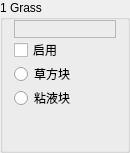
                 <widget class="QGroupBox" name="Base01">
                  <property name="sizePolicy">
                   <sizepolicy hsizetype="Fixed" vsizetype="Preferred">
                    <horstretch>0</horstretch>
                    <verstretch>0</verstretch>
                   </sizepolicy>
                  </property>
                  <property name="minimumSize">
                   <size>
                    <width>130</width>
                    <height>0</height>
                   </size>
                  </property>
                  <property name="maximumSize">
                   <size>
                    <width>130</width>
                    <height>16777215</height>
                   </size>
                  </property>
                  <property name="autoFillBackground">
                   <bool>true</bool>
                  </property>
                  <property name="title">
                   <string>1 Grass</string>
                  </property>
                  <property name="flat">
                   <bool>false</bool>
                  </property>
                  <layout class="QVBoxLayout" name="verticalLayout_13">
                   <property name="spacing">
                    <number>0</number>
                   </property>
                   <property name="topMargin">
                    <number>0</number>
                   </property>
                   <property name="bottomMargin">
                    <number>0</number>
                   </property>
                   <item>
                    <widget class="QLabel" name="Color01">
                     <property name="font">
                      <font>
                       <family>微软雅黑</family>
                       <pointsize>9</pointsize>
                      </font>
                     </property>
                     <property name="frameShape">
                      <enum>QFrame::StyledPanel</enum>
                     </property>
                     <property name="text">
                      <string/>
                     </property>
                    </widget>
                   </item>
                   <item>
                    <widget class="QCheckBox" name="Enable01">
                     <property name="text">
                      <string>启用</string>
                     </property>
                    </widget>
                   </item>
                   <item>
                    <widget class="QRadioButton" name="is01Grass">
                     <property name="text">
                      <string>草方块</string>
                     </property>
                     <property name="icon">
                      <iconset resource="../BlockTextures.qrc">
                       <normaloff>:/new/Textures/Slope/block/grass_block_side.png</normaloff>:/new/Textures/Slope/block/grass_block_side.png</iconset>
                     </property>
                    </widget>
                   </item>
                   <item>
                    <widget class="QRadioButton" name="is01SlimeBlock">
                     <property name="text">
                      <string>粘液块</string>
                     </property>
                     <property name="icon">
                      <iconset resource="../BlockTextures.qrc">
                       <normaloff>:/new/Textures/Slope/block/slime_block.png</normaloff>:/new/Textures/Slope/block/slime_block.png</iconset>
                     </property>
                    </widget>
                   </item>
                   <item>
                    <spacer name="verticalSpacer_10">
                     <property name="orientation">
                      <enum>Qt::Vertical</enum>
                     </property>
                     <property name="sizeHint" stdset="0">
                      <size>
                       <width>20</width>
                       <height>40</height>
                      </size>
                     </property>
                    </spacer>
                   </item>
                  </layout>
                 </widget>
